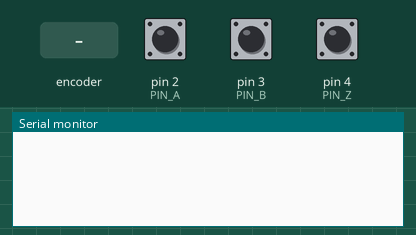
A sketch run on a simulated Arduino Uno, built with avr-gcc and run on an emulated ATmega328P. Shown: the last lines printed to the serial monitor. Inputs (shaded band) come from the test bench; at power-on: pin 2 (PIN_A) HIGH, pin 3 (PIN_B) HIGH, pin 4 (PIN_Z) HIGH.

Above: at 1.2 s.
1.3 s: rotary encoder on pin 2 (PIN_A) / pin 3 (PIN_B) turned 1 step (first pin leading)
At 2.4 s:
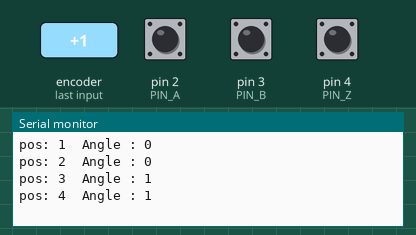
3.0 s: rotary encoder on pin 2 (PIN_A) / pin 3 (PIN_B) turned 1 step (first pin leading)
At 3.7 s:
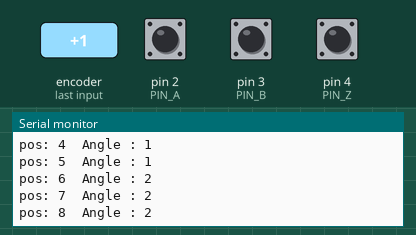
Timing chart, 0 to 6.0 s (numbered marks = the images above; inputs shaded):
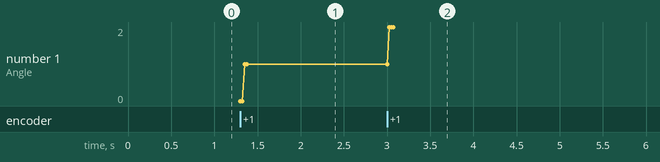

Measured:
- after the input at 1.3 s, the serial monitor: prints a new line at once (image 1)
- after the input at 3.0 s, the serial monitor: prints a new line at once (image 2)

The sketch:

AP3_EN256_Encoder_ABZ.ino
```cpp
#include <PinChangeInterrupt.h>

const uint8_t PIN_A = 2;
const uint8_t PIN_B = 3;
const uint8_t PIN_Z = 4;

volatile long position = 0;
volatile uint8_t lastAB = 0;
volatile bool indexSeen = false;
volatile bool indexResetOnZ = true;

int zCount =1;

inline uint8_t readAB() {
  uint8_t a = digitalRead(PIN_A);
  uint8_t b = digitalRead(PIN_B);
  return (a << 1) | b;
}

void isrAB() {
  uint8_t curr = readAB();
  int8_t d = 0;

  switch (lastAB) {
    case 0:  // 00
      if (curr == 1)      d = -1;   // 00 -> 01
      else if (curr == 2) d = +1;   // 00 -> 10
      break;
    case 1:  // 01
      if (curr == 3)      d = -1;   // 01 -> 11
      else if (curr == 0) d = +1;   // 01 -> 00
      break;
    case 3:  // 11
      if (curr == 2)      d = -1;   // 11 -> 10
      else if (curr == 1) d = +1;   // 11 -> 01
      break;
    case 2:  // 10
      if (curr == 0)      d = -1;   // 10 -> 00
      else if (curr == 3) d = +1;   // 10 -> 11
      break;
  }

  position += d;
  lastAB = curr;
}

void isrZ() {
  // Trigger on rising edge only
  static uint32_t lastMicros = 0;
  uint32_t now = micros();
  if (now - lastMicros < 500) return; // debounce
  lastMicros = now;

  // accept Z only when A=B=0 to avoid phase ambiguity
  uint8_t ab = readAB();
  if (ab == 0) {
    indexSeen = true;
    if (indexResetOnZ) position = 0;
  }
}

void setup() {
  pinMode(PIN_A, INPUT_PULLUP);
  pinMode(PIN_B, INPUT_PULLUP);
  pinMode(PIN_Z, INPUT_PULLUP);

  lastAB = readAB();

  attachPCINT(digitalPinToPCINT(PIN_A), isrAB, CHANGE);
  attachPCINT(digitalPinToPCINT(PIN_B), isrAB, CHANGE);
  attachPCINT(digitalPinToPCINT(PIN_Z), isrZ, RISING);

  Serial.begin(115200);
}

void loop() {
  static long last = 0;
  noInterrupts();
  long p = position;
  bool idx = indexSeen;
  interrupts();

  if (idx) {
    Serial.print("\t\t\t"); Serial.print("Z = "); Serial.println(zCount);
    noInterrupts(); indexSeen = false; interrupts();
    zCount++;
  }

  if (p != last) {
    Serial.print("pos: "); Serial.print(p);
    long Angle = (p*360)/1024;
    Serial.print("  Angle : "); Serial.println(Angle);
    last = p;
  }

}//=====================
```
